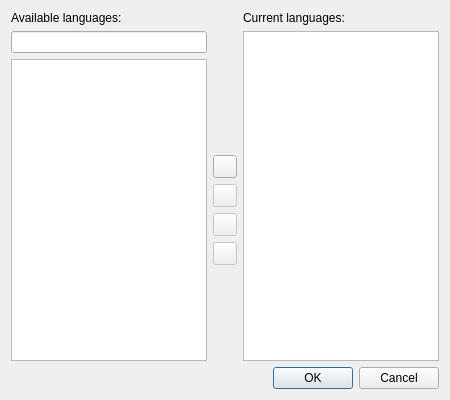
<?xml version="1.0" encoding="UTF-8"?>
<ui version="4.0">
 <class>LanguagesDialog</class>
 <widget class="QDialog" name="LanguagesDialog">
  <property name="geometry">
   <rect>
    <x>0</x>
    <y>0</y>
    <width>450</width>
    <height>400</height>
   </rect>
  </property>
  <property name="windowTitle">
   <string>Edit languages</string>
  </property>
  <property name="windowIcon">
   <iconset theme="preferences-desktop-locale">
    <normaloff>.</normaloff>.</iconset>
  </property>
  <layout class="QGridLayout" name="gridLayout">
   <item row="2" column="1" alignment="Qt::AlignBottom">
    <widget class="QToolButton" name="moveRightButton">
     <property name="accessibleName">
      <string>Add to current languages</string>
     </property>
     <property name="icon">
      <iconset theme="arrow-right">
       <normaloff>.</normaloff>.</iconset>
     </property>
     <property name="shortcut">
      <string notr="true">Return</string>
     </property>
    </widget>
   </item>
   <item row="5" column="1" alignment="Qt::AlignTop">
    <widget class="QToolButton" name="moveDownButton">
     <property name="accessibleName">
      <string>Move language down</string>
     </property>
     <property name="enabled">
      <bool>false</bool>
     </property>
     <property name="icon">
      <iconset theme="arrow-down">
       <normaloff>.</normaloff>.</iconset>
     </property>
    </widget>
   </item>
   <item row="1" column="2" rowspan="5">
    <widget class="QListWidget" name="currentLanguagesListWidget"/>
   </item>
   <item row="3" column="1">
    <widget class="QToolButton" name="moveLeftButton">
     <property name="accessibleName">
      <string>Remove from current languages</string>
     </property>
     <property name="enabled">
      <bool>false</bool>
     </property>
     <property name="icon">
      <iconset theme="arrow-left">
       <normaloff>.</normaloff>.</iconset>
     </property>
    </widget>
   </item>
   <item row="1" column="0">
    <widget class="QLineEdit" name="searchEdit">
     <property name="accessibleName">
      <string>Search languages</string>
     </property>
     <property name="clearButtonEnabled">
      <bool>true</bool>
     </property>
    </widget>
   </item>
   <item row="4" column="1">
    <widget class="QToolButton" name="moveUpButton">
     <property name="accessibleName">
      <string>Move language up</string>
     </property>
     <property name="enabled">
      <bool>false</bool>
     </property>
     <property name="icon">
      <iconset theme="arrow-up">
       <normaloff>.</normaloff>.</iconset>
     </property>
    </widget>
   </item>
   <item row="2" column="0" rowspan="4">
    <widget class="QListWidget" name="availableLanguagesListWidget">
     <property name="sortingEnabled">
      <bool>true</bool>
     </property>
    </widget>
   </item>
   <item row="0" column="0">
    <widget class="QLabel" name="availableLanguagesLabel">
     <property name="buddy">
      <cstring>availableLanguagesListWidget</cstring>
     </property>
     <property name="sizePolicy">
      <sizepolicy hsizetype="Preferred" vsizetype="Maximum">
       <horstretch>0</horstretch>
       <verstretch>0</verstretch>
      </sizepolicy>
     </property>
     <property name="text">
      <string>Available languages:</string>
     </property>
    </widget>
   </item>
   <item row="0" column="2">
    <widget class="QLabel" name="currentLanguagesLabel">
     <property name="buddy">
      <cstring>currentLanguagesListWidget</cstring>
     </property>
     <property name="sizePolicy">
      <sizepolicy hsizetype="Preferred" vsizetype="Maximum">
       <horstretch>0</horstretch>
       <verstretch>0</verstretch>
      </sizepolicy>
     </property>
     <property name="text">
      <string>Current languages:</string>
     </property>
    </widget>
   </item>
   <item row="6" column="0" colspan="3">
    <widget class="QDialogButtonBox" name="dialogButtonBox">
     <property name="standardButtons">
      <set>QDialogButtonBox::Cancel|QDialogButtonBox::Ok</set>
     </property>
    </widget>
   </item>
  </layout>
 </widget>
 <tabstops>
  <tabstop>searchEdit</tabstop>
  <tabstop>moveRightButton</tabstop>
  <tabstop>moveLeftButton</tabstop>
  <tabstop>moveUpButton</tabstop>
  <tabstop>moveDownButton</tabstop>
  <tabstop>availableLanguagesListWidget</tabstop>
  <tabstop>currentLanguagesListWidget</tabstop>
 </tabstops>
 <resources/>
 <connections>
  <connection>
   <sender>dialogButtonBox</sender>
   <signal>accepted()</signal>
   <receiver>LanguagesDialog</receiver>
   <slot>accept()</slot>
   <hints>
    <hint type="sourcelabel">
     <x>149</x>
     <y>272</y>
    </hint>
    <hint type="destinationlabel">
     <x>149</x>
     <y>149</y>
    </hint>
   </hints>
  </connection>
  <connection>
   <sender>dialogButtonBox</sender>
   <signal>rejected()</signal>
   <receiver>LanguagesDialog</receiver>
   <slot>reject()</slot>
   <hints>
    <hint type="sourcelabel">
     <x>149</x>
     <y>272</y>
    </hint>
    <hint type="destinationlabel">
     <x>149</x>
     <y>149</y>
    </hint>
   </hints>
  </connection>
  <connection>
   <sender>availableLanguagesListWidget</sender>
   <signal>itemDoubleClicked(QListWidgetItem*)</signal>
   <receiver>LanguagesDialog</receiver>
   <slot>moveLanguageRight()</slot>
   <hints>
    <hint type="sourcelabel">
     <x>149</x>
     <y>146</y>
    </hint>
    <hint type="destinationlabel">
     <x>149</x>
     <y>149</y>
    </hint>
   </hints>
  </connection>
  <connection>
   <sender>searchEdit</sender>
   <signal>textChanged(QString)</signal>
   <receiver>LanguagesDialog</receiver>
   <slot>filterLanguages(QString)</slot>
   <hints>
    <hint type="sourcelabel">
     <x>169</x>
     <y>21</y>
    </hint>
    <hint type="destinationlabel">
     <x>169</x>
     <y>149</y>
    </hint>
   </hints>
  </connection>
  <connection>
   <sender>moveDownButton</sender>
   <signal>clicked()</signal>
   <receiver>LanguagesDialog</receiver>
   <slot>moveLanguageDown()</slot>
   <hints>
    <hint type="sourcelabel">
     <x>224</x>
     <y>267</y>
    </hint>
    <hint type="destinationlabel">
     <x>224</x>
     <y>199</y>
    </hint>
   </hints>
  </connection>
  <connection>
   <sender>moveLeftButton</sender>
   <signal>clicked()</signal>
   <receiver>LanguagesDialog</receiver>
   <slot>moveLanguageLeft()</slot>
   <hints>
    <hint type="sourcelabel">
     <x>224</x>
     <y>191</y>
    </hint>
    <hint type="destinationlabel">
     <x>224</x>
     <y>199</y>
    </hint>
   </hints>
  </connection>
  <connection>
   <sender>moveRightButton</sender>
   <signal>clicked()</signal>
   <receiver>LanguagesDialog</receiver>
   <slot>moveLanguageRight()</slot>
   <hints>
    <hint type="sourcelabel">
     <x>224</x>
     <y>153</y>
    </hint>
    <hint type="destinationlabel">
     <x>224</x>
     <y>199</y>
    </hint>
   </hints>
  </connection>
  <connection>
   <sender>moveUpButton</sender>
   <signal>clicked()</signal>
   <receiver>LanguagesDialog</receiver>
   <slot>moveLanguageUp()</slot>
   <hints>
    <hint type="sourcelabel">
     <x>224</x>
     <y>229</y>
    </hint>
    <hint type="destinationlabel">
     <x>224</x>
     <y>199</y>
    </hint>
   </hints>
  </connection>
  <connection>
   <sender>currentLanguagesListWidget</sender>
   <signal>currentRowChanged(int)</signal>
   <receiver>LanguagesDialog</receiver>
   <slot>checkVerticalMovement(int)</slot>
   <hints>
    <hint type="sourcelabel">
     <x>345</x>
     <y>191</y>
    </hint>
    <hint type="destinationlabel">
     <x>224</x>
     <y>199</y>
    </hint>
   </hints>
  </connection>
 </connections>
 <slots>
  <slot>filterLanguages(QString)</slot>
  <slot>moveLanguageDown()</slot>
  <slot>moveLanguageUp()</slot>
  <slot>moveLanguageLeft()</slot>
  <slot>moveLanguageRight()</slot>
  <slot>checkVerticalMovement(int)</slot>
 </slots>
</ui>
